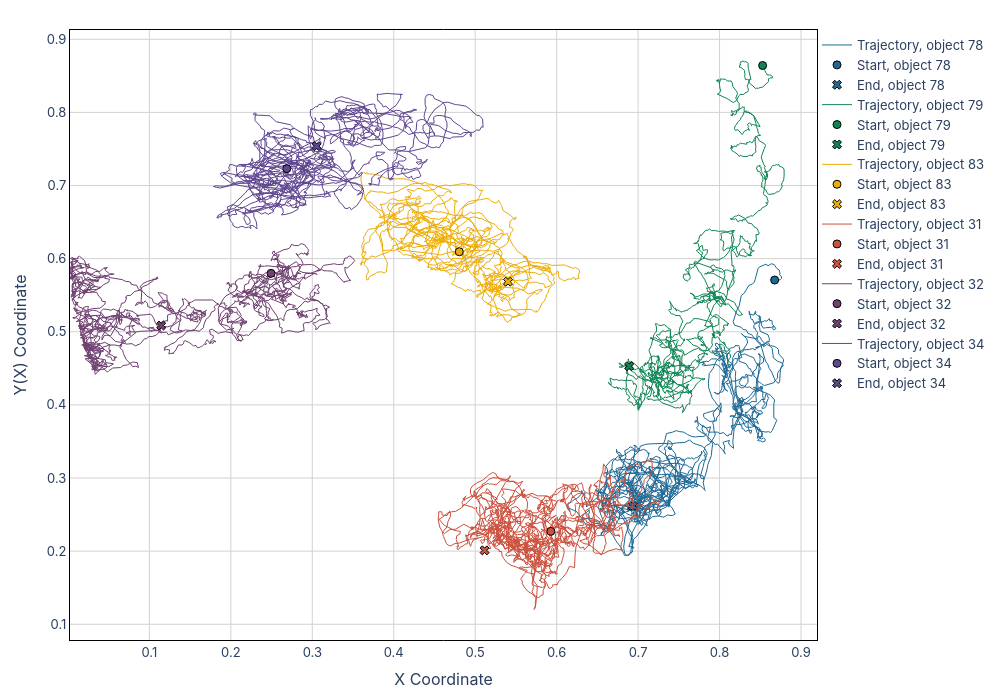

This figure's notebook cell:
### Code cell
colors = px.colors.qualitative.Prism #['DarkOrange', 'DarkBlue', 'DarkRed', 'YellowGreen', 'Plum']
fig = make_subplots(rows=1, cols=1, shared_xaxes=True, vertical_spacing=0.05)
for i, robot_id in enumerate([ 78, 79,  83, 31, 32 , 34]):

    coords = np.array(normalized_coord_data[robot_id][:CUT_NUMBER])
    x, y = coords[:, 0], coords[:, 1]
    color = colors[(2*i+1) % len(colors)]

    fig.add_trace(go.Scatter(x=x, y=y, mode='lines', line=dict(color=color, width=1),
                             name=f'Trajectory, object {robot_id}'))
    fig.add_trace(go.Scatter(x=[x[0]], y=[y[0]], mode='markers',
                             marker=dict(color=color, symbol='circle', size=8,
                                         line=dict(color='black', width=1)),
                             name=f'Start, object {robot_id}'))
    fig.add_trace(go.Scatter(x=[x[-1]], y=[y[-1]], mode='markers',
                             marker=dict(color=color, symbol='x', size=8,
                                         line=dict(color='black', width=1)),
                             name=f'End, object {robot_id}'))
    
fig.update_layout(
    height=700,
    width=1000,
    plot_bgcolor='white',
    font=dict(family="Inter", size=13),
    margin=dict(l=70, r=10, t=30, b=60),
    legend=dict(
        x=1,     
        y=1, 
        xanchor='left',
        yanchor='top',
        bgcolor='rgba(0,0,0,0)'
    )
)
fig.update_xaxes(
    title_text="X Coordinate",
    showline=True, linewidth=1, linecolor='black',
    mirror=True, gridcolor='lightgrey'
)
fig.update_yaxes(
    title_text="Y(X) Coordinate", 
    showline=True, linewidth=1, linecolor='black',
    mirror=True, gridcolor='lightgrey'
    )
fig.write_html(f'./output/X(t)_Y(t).html')
fig.show()

### Figure 1 — Plotly figure (JSON) as saved in the notebook; plotly's stock layout.template omitted (floating-point values rounded to 4 significant figures; data arrays with more than 128 entries replaced by an {"elided": "..."} marker saying what was removed)
{"data": [{"line": {"color": "rgb(29, 105, 150)", "width": 1}, "mode": "lines", "name": "Trajectory, object 78", "type": "scatter", "x": {"elided": "2750 float values"}, "y": {"elided": "2750 float values"}}, {"marker": {"color": "rgb(29, 105, 150)", "line": {"color": "black", "width": 1}, "size": 8, "symbol": "circle"}, "mode": "markers", "name": "Start, object 78", "type": "scatter", "x": [0.8676], "y": [0.5707]}, {"marker": {"color": "rgb(29, 105, 150)", "line": {"color": "black", "width": 1}, "size": 8, "symbol": "x"}, "mode": "markers", "name": "End, object 78", "type": "scatter", "x": [0.6935], "y": [0.2618]}, {"line": {"color": "rgb(15, 133, 84)", "width": 1}, "mode": "lines", "name": "Trajectory, object 79", "type": "scatter", "x": {"elided": "2750 float values"}, "y": {"elided": "2750 float values"}}, {"marker": {"color": "rgb(15, 133, 84)", "line": {"color": "black", "width": 1}, "size": 8, "symbol": "circle"}, "mode": "markers", "name": "Start, object 79", "type": "scatter", "x": [0.8529], "y": [0.8641]}, {"marker": {"color": "rgb(15, 133, 84)", "line": {"color": "black", "width": 1}, "size": 8, "symbol": "x"}, "mode": "markers", "name": "End, object 79", "type": "scatter", "x": [0.689], "y": [0.453]}, {"line": {"color": "rgb(237, 173, 8)", "width": 1}, "mode": "lines", "name": "Trajectory, object 83", "type": "scatter", "x": {"elided": "2750 float values"}, "y": {"elided": "2750 float values"}}, {"marker": {"color": "rgb(237, 173, 8)", "line": {"color": "black", "width": 1}, "size": 8, "symbol": "circle"}, "mode": "markers", "name": "Start, object 83", "type": "scatter", "x": [0.4805], "y": [0.6094]}, {"marker": {"color": "rgb(237, 173, 8)", "line": {"color": "black", "width": 1}, "size": 8, "symbol": "x"}, "mode": "markers", "name": "End, object 83", "type": "scatter", "x": [0.5403], "y": [0.5684]}, {"line": {"color": "rgb(204, 80, 62)", "width": 1}, "mode": "lines", "name": "Trajectory, object 31", "type": "scatter", "x": {"elided": "2750 float values"}, "y": {"elided": "2750 float values"}}, {"marker": {"color": "rgb(204, 80, 62)", "line": {"color": "black", "width": 1}, "size": 8, "symbol": "circle"}, "mode": "markers", "name": "Start, object 31", "type": "scatter", "x": [0.5928], "y": [0.227]}, {"marker": {"color": "rgb(204, 80, 62)", "line": {"color": "black", "width": 1}, "size": 8, "symbol": "x"}, "mode": "markers", "name": "End, object 31", "type": "scatter", "x": [0.5115], "y": [0.2011]}, {"line": {"color": "rgb(111, 64, 112)", "width": 1}, "mode": "lines", "name": "Trajectory, object 32", "type": "scatter", "x": {"elided": "2750 float values"}, "y": {"elided": "2750 float values"}}, {"marker": {"color": "rgb(111, 64, 112)", "line": {"color": "black", "width": 1}, "size": 8, "symbol": "circle"}, "mode": "markers", "name": "Start, object 32", "type": "scatter", "x": [0.2494], "y": [0.5799]}, {"marker": {"color": "rgb(111, 64, 112)", "line": {"color": "black", "width": 1}, "size": 8, "symbol": "x"}, "mode": "markers", "name": "End, object 32", "type": "scatter", "x": [0.1145], "y": [0.5085]}, {"line": {"color": "rgb(95, 70, 144)", "width": 1}, "mode": "lines", "name": "Trajectory, object 34", "type": "scatter", "x": {"elided": "2750 float values"}, "y": {"elided": "2750 float values"}}, {"marker": {"color": "rgb(95, 70, 144)", "line": {"color": "black", "width": 1}, "size": 8, "symbol": "circle"}, "mode": "markers", "name": "Start, object 34", "type": "scatter", "x": [0.2687], "y": [0.723]}, {"marker": {"color": "rgb(95, 70, 144)", "line": {"color": "black", "width": 1}, "size": 8, "symbol": "x"}, "mode": "markers", "name": "End, object 34", "type": "scatter", "x": [0.3054], "y": [0.7538]}], "layout": {"font": {"family": "Inter", "size": 13}, "height": 700, "legend": {"bgcolor": "rgba(0,0,0,0)", "x": 1, "xanchor": "left", "y": 1, "yanchor": "top"}, "margin": {"b": 60, "l": 70, "r": 10, "t": 30}, "plot_bgcolor": "white", "width": 1000, "xaxis": {"anchor": "y", "domain": [0, 1], "gridcolor": "lightgrey", "linecolor": "black", "linewidth": 1, "mirror": true, "showline": true, "title": {"text": "X Coordinate"}}, "yaxis": {"anchor": "x", "domain": [0, 1], "gridcolor": "lightgrey", "linecolor": "black", "linewidth": 1, "mirror": true, "showline": true, "title": {"text": "Y(X) Coordinate"}}}}
